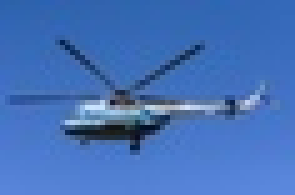
%> input picture samples/helicopter.jpg, 59 x 39 px, shrunk from 640 x 427 before the run (shown 5 times larger)
$ octave proj3_starter.m   (GNU Octave 9; MATLAB toolbox functions it lacks are replaced by stand-ins)
%> lines starting %> are read from the running program, lines starting %| are printed output that depends on the picture
### toy_reconstruct.m
function [img] = toy_reconstruct(s)
[imh, imw, nb] = size(s);
%> imh = 39; imw = 59; nb = 3
im2var = zeros(imh, imw);
im2var(1:imh*imw) = 1:imh*imw;
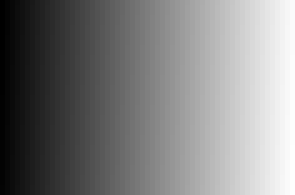
%> im2var: size 39x59 double (shown 5 times larger); min 1, max 2301, mean 1151; drawn with min black and max white

A = sparse([], [], [], imh*imw*2 + 1, imh*imw);
b = zeros(imh*imw*2 + 1,1);

e = 1;
%objective1
% minimize (v(y+1,x)-v(y,x) - (s(y+1,x)-s(y,x)))^2
for y = 1:imh - 1
    for x = 1:imw
        A(e,im2var(y + 1,x)) = 1;
        A(e, im2var(y,x)) = -1;
        b(e) = s(y + 1,x)-s(y,x);
        e = e+1;
    end
end
%> after the loop, b = 4603 values, max 0.494 at index 1211, min -0.522 at index 1269, mean 0.00199; e = 2243
% Objective 2
% minimize (v(y,x+1)-v(y,x) - (s(y,x+1)-s(y,x)))^2
for y = 1:imh
    for x = 1:imw - 1
        A(e,im2var(y,x + 1)) = 1;
        A(e, im2var(y,x)) = -1;
        b(e) = s(y,x + 1)-s(y,x);
        e = e+1;
    end
end
%> after the loop, b = 4603 values, max 0.494 at index 1211, min -0.522 at index 1269, mean 0.00206; e = 4505
% Objective 2
% minimize (v(1,1)-s(1,1))^2
A(e,im2var(1,1)) = 1;
b(e) = s(1,1);
v = lscov(A, b);
img = reshape(v, [imh,imw]);
end

### color2gray.m
function [img] = color2gray(s)
%source img in rgb color space;
img = toy_reconstruct(s);
end

### proj3_starter.m
% starter script for project 3
close all;
DO_TOY = 0;
DO_BLEND = 0;
DO_MIXED  = 0;
DO_COLOR2GRAY = 1;

if DO_TOY
    toyim = im2double(imread('./samples/toy_problem.png'));
    % im_out should be approximately the same as toyim
    im_out = toy_reconstruct(toyim);
    figure,imshow(im_out),axis off,axis image
    figure,imshowpair(toyim,im_out,'diff'),axis off,axis image
    disp(['Error: ' num2str(sqrt(sum((toyim(:)-im_out(:)).^2)))])
end

if DO_BLEND
    % do a small one first, while debugging
    im_background = imresize(im2double(imread('./samples/im3.jpg')), 0.25, 'bilinear');
    im_object = imresize(im2double(imread('./samples/penguin-chick.jpeg')), 0.25, 'bilinear');

    % get source region mask from the user
    objmask = getMask(im_object);
    % align im_s and mask_s with im_background
    [im_s, mask_s] = alignSource(im_object, objmask, im_background);
    figure, hold off, imshow(im_s)
    figure, hold off, imshow(mask_s)
    % blend
    im_blend = poissonBlend(im_s, mask_s, im_background);
    figure, hold off, imshow(im_blend)
end

if DO_MIXED
    if ~DO_BLEND
        im_background = imresize(im2double(imread('./samples/im2.jpg')), 0.25, 'bilinear');
        im_object = imresize(im2double(imread('./samples/penguin-chick.jpeg')), 0.25, 'bilinear');

        % get source region mask from the user
        objmask = getMask(im_object);
        % align im_s and mask_s with im_background
        [im_s, mask_s] = alignSource(im_object, objmask, im_background);
        figure, hold off, imshow(im_s)
        figure, hold off, imshow(mask_s)
    end
    % blend
    im_blend = mixedBlend(im_s, mask_s, im_background);
    figure, hold off, imshow(im_blend);
end

if DO_COLOR2GRAY
    % also feel welcome to try this on some natural images and compare to rgb2gray
    im_rgb = im2double(imread('./samples/helicopter.jpg'));
%> (the run ends here)
